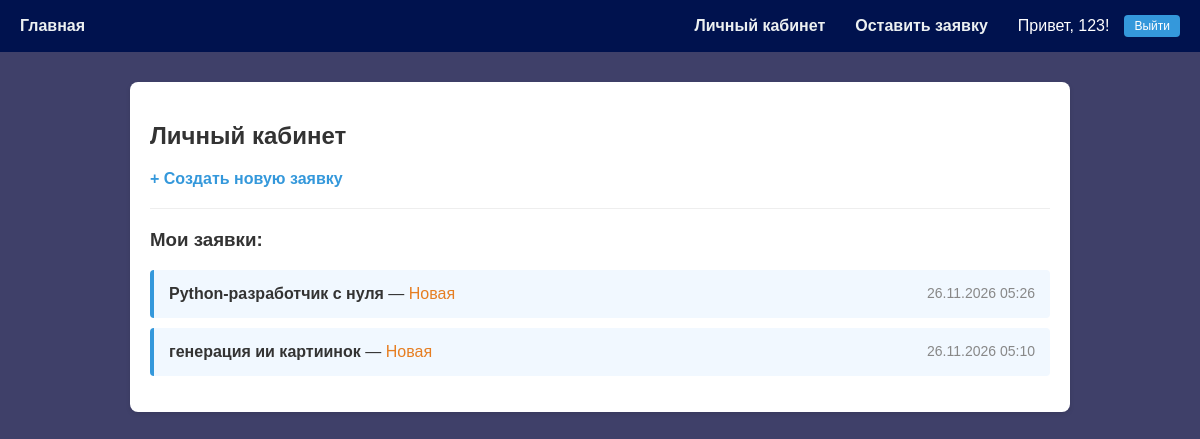
Screenshot of /profile/ (signed in) with the database file from the repository.
### someapp/models.py (models this page shows, shortened)
class UserWithPhone(AbstractUser):
    phone = models.CharField(
        "Номер телефона",
        max_length=17,
    )

class Request(models.Model):
    user = models.ForeignKey('UserWithPhone', on_delete=models.CASCADE)
    course = models.ForeignKey(Course, on_delete=models.CASCADE)
    comment = models.TextField('Комментарий', blank=True)
    status = models.IntegerField('Статус', choices=[(0, 'Новая'), (1, 'Одобрена')], default=0)
    created_at = models.DateTimeField('Дата создания', auto_now_add=True)
    class Meta:
        verbose_name = 'Заявка'
        verbose_name_plural = 'Заявки'

class Course(models.Model):
    title = models.CharField('Название курса', max_length=200)
    description = models.TextField('Описание', blank=True)
    image = models.ImageField('Изображение', upload_to='courses/', blank=True, null=True)
    price = models.DecimalField('Цена', max_digits=10, decimal_places=2)
    duration = models.CharField('Длительность', max_length=50)
    class Meta:
        verbose_name = 'Курс'
        verbose_name_plural = 'Курсы'

### someapp/views.py (the view)
# urls.py: path('profile/', views.ProfileView.as_view(), name='profile'),
class ProfileView(LoginRequiredMixin, ListView):
    model = Request
    template_name = 'profile.html'
    context_object_name = 'requests'
    def get_queryset(self):
        return Request.objects.filter(user=self.request.user).order_by('-created_at')

### someapp/templates/profile.html
{% extends "base.html" %}
{% block content %}
<h2>Личный кабинет</h2>
<p><a href="{% url 'create_request' %}" style="color: #3498db; font-weight: bold; text-decoration: none;">+ Создать новую заявку</a></p>
<hr style="border: 0; border-top: 1px solid #eee; margin: 20px 0;">
<h3>Мои заявки:</h3>
<ul style="list-style-type: none; padding: 0;">
    {% for req in requests %}
        <li style="background: #f1f8ff; padding: 15px; border-radius: 4px; margin-bottom: 10px; border-left: 4px solid #3498db; transition: transform 0.2s;" onmouseover="this.style.transform='translateX(5px)'" onmouseout="this.style.transform='translateX(0)'">
            <b>{{ req.course.title }}</b> — <span style="color: #e67e22;">{{ req.get_status_display }}</span>
            <span style="float: right; color: #888; font-size: 14px;">{{ req.created_at|date:"d.m.Y H:i" }}</span>
        </li>
    {% empty %}
        <li style="color: #888;">У вас пока нет заявок.</li>
    {% endfor %}
</ul>
{% endblock %}

### someapp/templates/base.html (shortened to what this page needs)
<!DOCTYPE html>
<html lang="ru">
<head>
</head>
<body>
    <header>
        <div>
            <a href="{% url 'main' %}">Главная</a>
        </div>
        <div class="user-info">
            {% if user.is_authenticated %}
                <a href="{% url 'profile' %}">Личный кабинет</a>
                <a href="{% url 'create_request' %}">Оставить заявку</a>
                <span>Привет, {{ user.username }}!</span>
                <form action="{% url 'logout' %}" method="post" style="margin:0;">
                    <button type="submit" style="padding: 4px 10px; font-size: 12px;">Выйти</button>
                </form>
            {% else %}
                <a href="{% url 'login' %}">Войти</a>
                <a href="{% url 'register' %}">Регистрация</a>
            {% endif %}
        </div>
    </header>
    <main>
        {% block content %}{% endblock %}
    </main>
</body>
</html>

### someapp/templates/base.html (style rules this page uses)
body { font-family: Arial, sans-serif; background-color: #3f4069; color: #333; margin: 0; padding: 0; }
main { max-width: 900px; margin: 30px auto; padding: 20px; background: white; border-radius: 8px; box-shadow: 0 2px 5px rgba(0,0,0,0.1); }
header { background-color: #00124e; padding: 15px 20px; color: white; display: flex; justify-content: space-between; align-items: center; }
header a { color: #ecf0f1; text-decoration: none; margin-right: 15px; font-weight: bold; transition: color 0.3s ease; }
.user-info { display: flex; align-items: center; gap: 15px; }
button { background-color: #3498db; color: white; border: none; padding: 8px 15px; border-radius: 4px; cursor: pointer; transition: background-color 0.2s; }

### rows the page displays
UserWithPhone: username "123"
Request: course "Python-разработчик с нуля", status "Новая", created_at "26.11.2026 05:26"
Request: course "генерация ии картиинок", status "Новая", created_at "26.11.2026 05:10"
